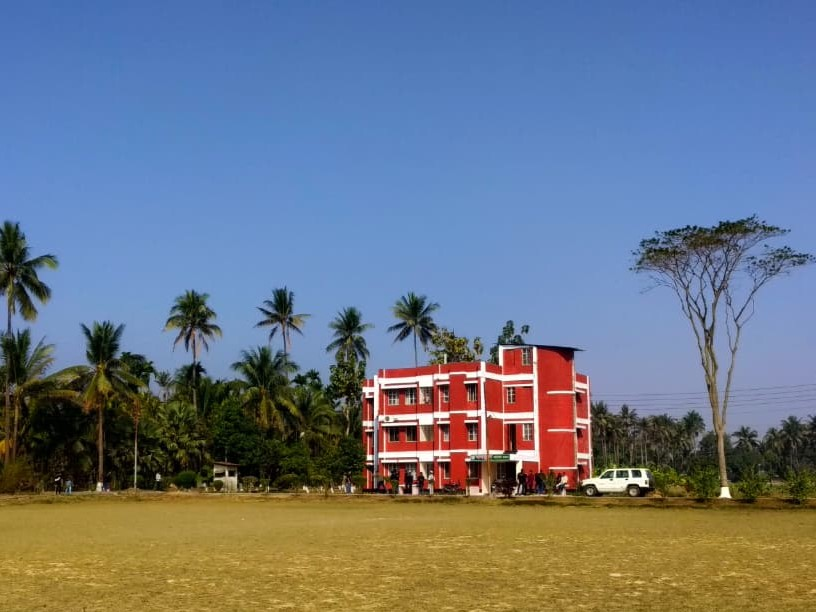
#> input picture 2025-01-06.jpeg, 816 x 612 px, given in place of 1664250962729.jpg, which was not available
$ jupyter execute --allow-errors K_mean_256_Practice.ipynb   (shell and % lines are left out)   (text cells are left out)
#> lines starting #> are read from the running program, lines starting #| are printed output that depends on the picture; pictures that were not available may be replaced by others from this repository, and a replacement may not be noted
[cell 1]
import numpy as np
import pandas as pd

import matplotlib.pyplot as plt
import matplotlib.image as image
plt.style.use("ggplot")

from skimage import io
from skimage.io import imread, imshow
from sklearn.cluster import KMeans
from sklearn.cluster import MiniBatchKMeans
from sklearn.datasets import load_sample_image
import seaborn as sns; sns.set()

import os
for dirname, _, filenames in os.walk('/kaggle/input'):
    for filename in filenames:
        print(os.path.join(dirname, filename))

[cell 2]
her = imread('/content/drive/MyDrive/ai/1664250962729.jpg')
#> her is the input picture: shape (612, 816, 3); mean R, G, B 107.4, 118.4, 133.4
ax = plt.axes(xticks=[], yticks=[])
ax.imshow(her);
print(her.shape)
#| (612, 816, 3)
print(her.size)
#| 1498176

[cell 3]
mine = her / 255.0 # use 0...1 scale
#> (the rest of this cell did not finish here and is left out)

[cell 4]
def plot_pixels(mine, title, colors=None, N=10000):
#> called with N = 10000
    if colors is None:
        colors = mine

    # choose a random subset
    rng = np.random.RandomState(0)
    i = rng.permutation(mine.shape[0])[:N]
    colors = colors[i]
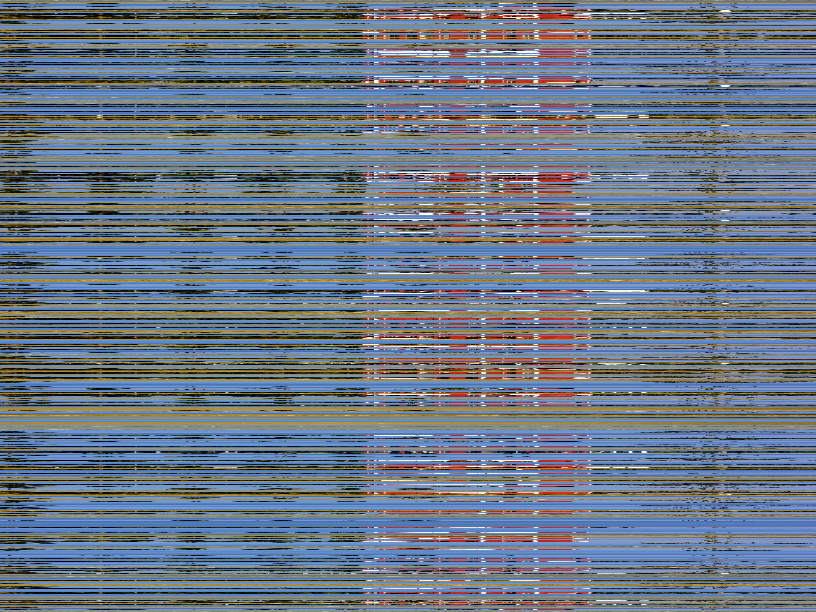
#> colors: shape (612, 816, 3) float64; mean R, G, B 0.421, 0.464, 0.523
    R, G, B = mine[i].T
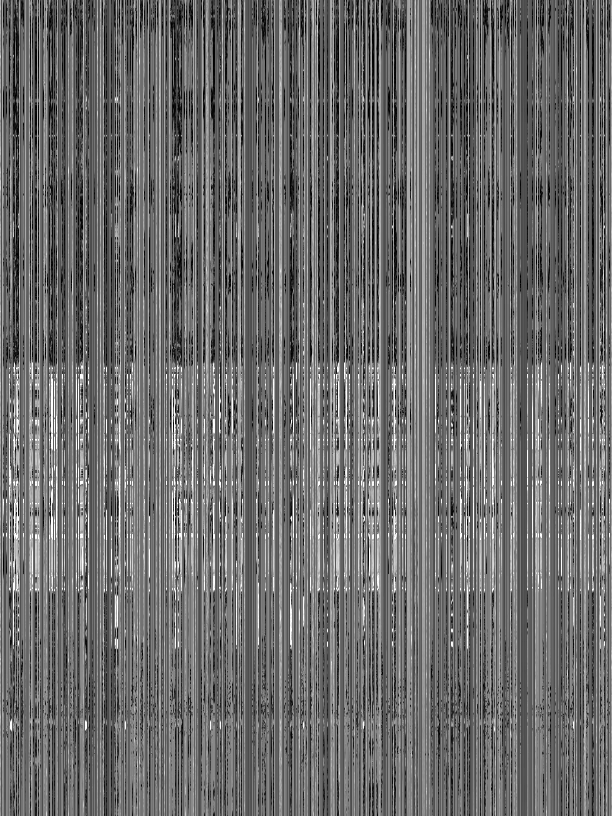
#> R: shape (816, 612) float64; min 0, max 1, mean 0.421
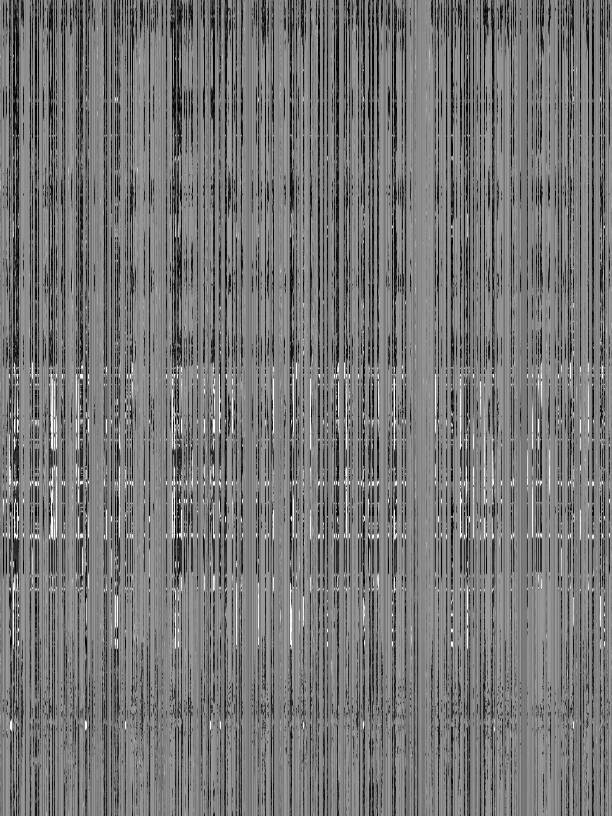
#> G: shape (816, 612) float64; min 0, max 1, mean 0.464
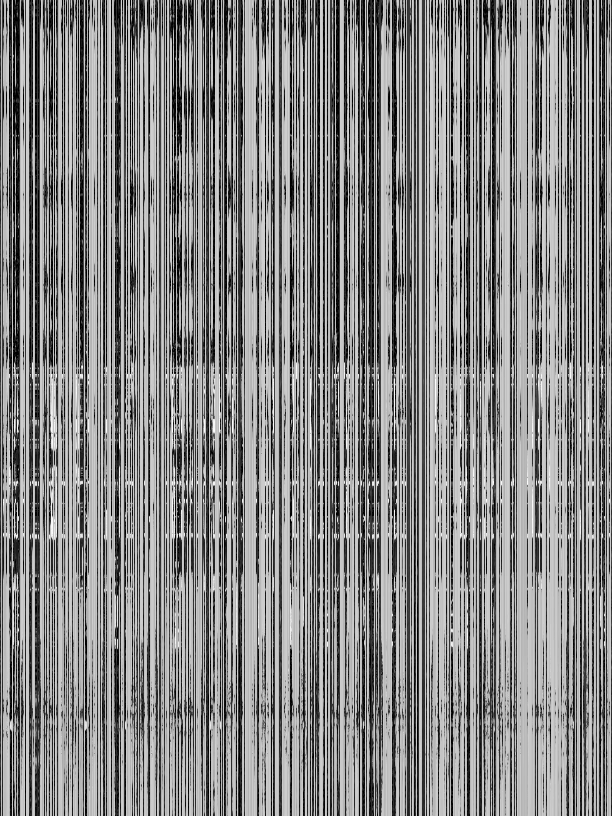
#> B: shape (816, 612) float64; min 0, max 1, mean 0.523

    fig, ax = plt.subplots(1, 2, figsize=(16, 6))
    ax[0].scatter(R, G, color=colors, marker='.')
    ax[0].set(xlabel='Red', ylabel='Green', xlim=(0, 1), ylim=(0, 1))

    ax[1].scatter(R, B, color=colors, marker='.')
    ax[1].set(xlabel='Red', ylabel='Blue', xlim=(0, 1), ylim=(0, 1))

    fig.suptitle(title, size=20);

$ run again, on images/0-0-2022.jpg
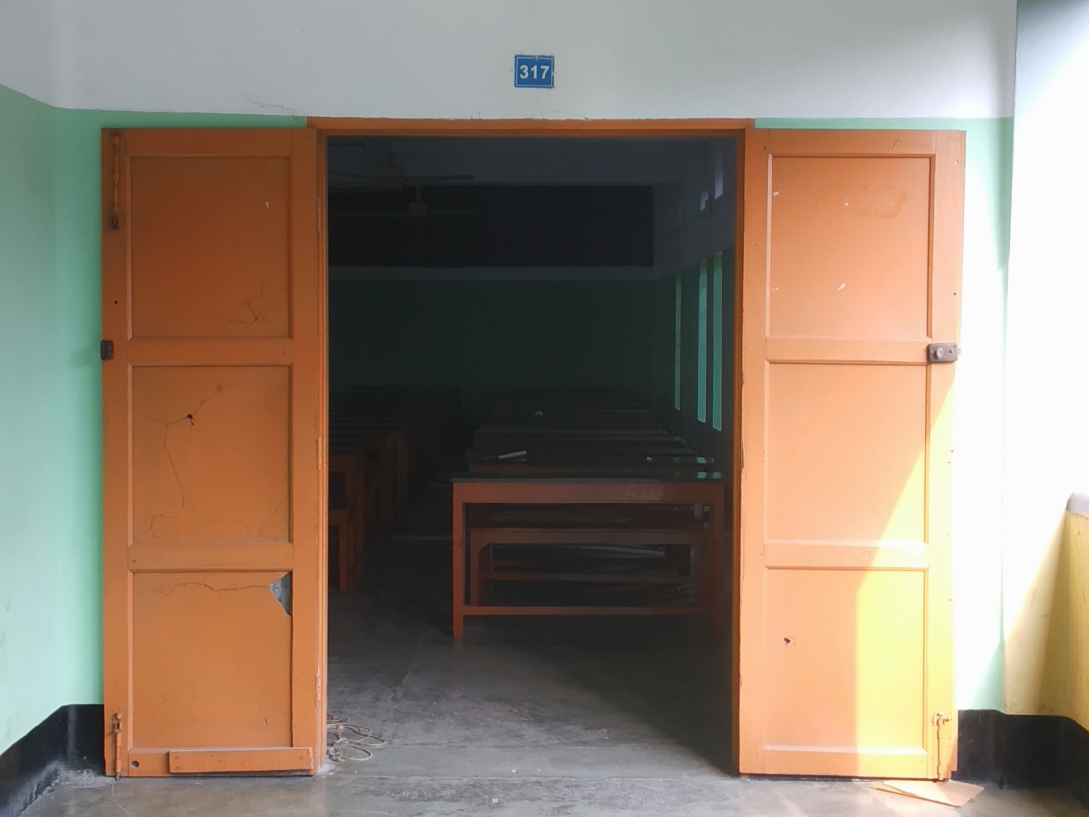
#> input picture images/0-0-2022.jpg, 2178 x 1634 px, given in place of 1664250962729.jpg, which was not available (shown at 1/2 size)
#> her is the input picture: shape (1634, 2178, 3); mean R, G, B 142.8, 127.1, 111.9
#| (1634, 2178, 3)
#| 10676556
#> in plot_pixels, `R, G, B = mine[i].T`:
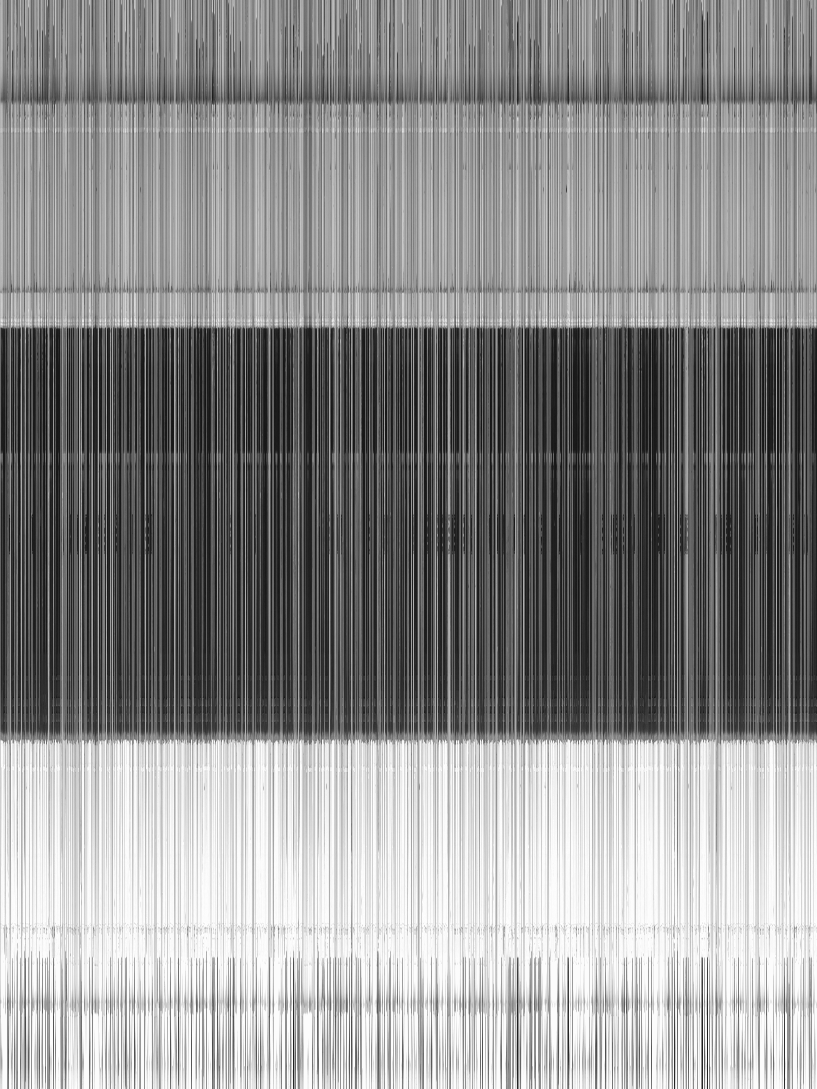
#> R: shape (2178, 1634) float64 (shown at 1/2 size); min 0.0392, max 1, mean 0.56
#> in plot_pixels, `R, G, B = mine[i].T`:
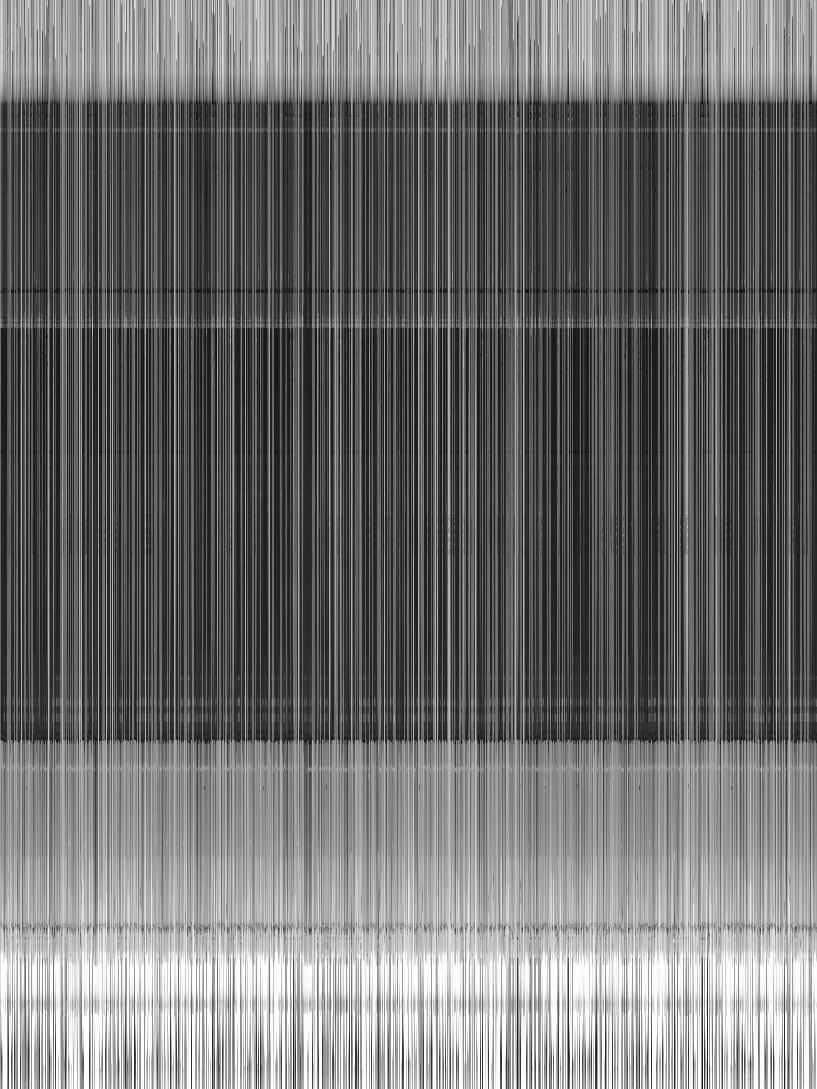
#> B: shape (2178, 1634) float64 (shown at 1/2 size); min 0, max 1, mean 0.439

$ run again, on images/0-086-2022.jpg
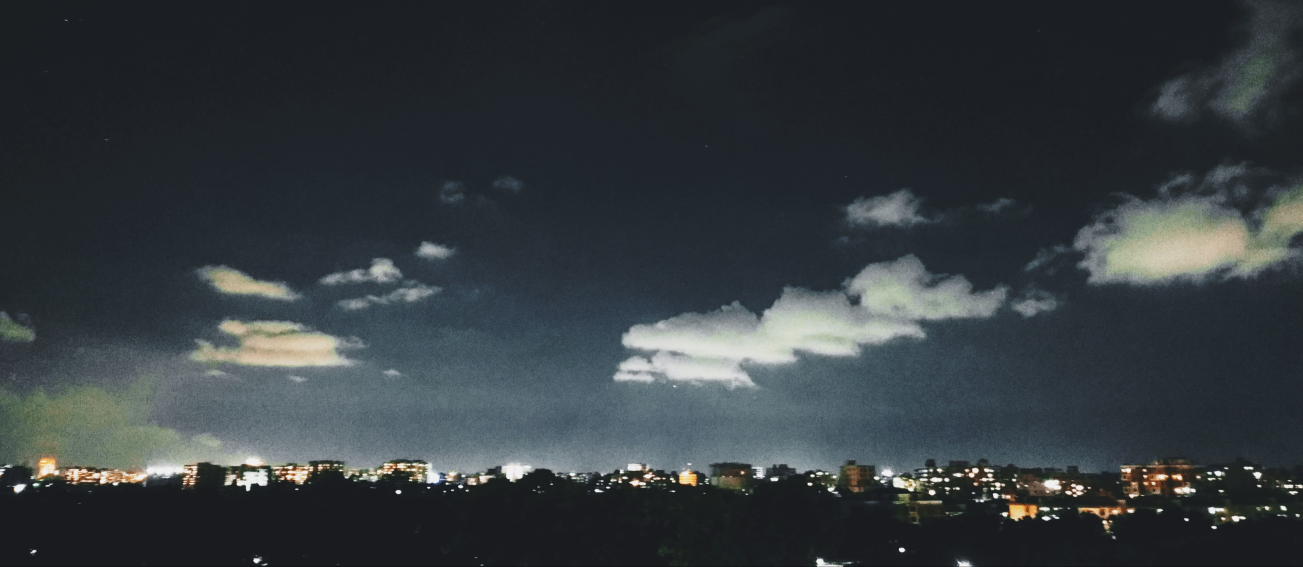
#> input picture images/0-086-2022.jpg, 3909 x 1700 px, given in place of 1664250962729.jpg, which was not available (shown at 1/3 size)
#> her is the input picture: shape (1700, 3909, 3); mean R, G, B 53.3, 59.9, 63.6
#| (1700, 3909, 3)
#| 19935900
#> in plot_pixels, `colors = colors[i]`:
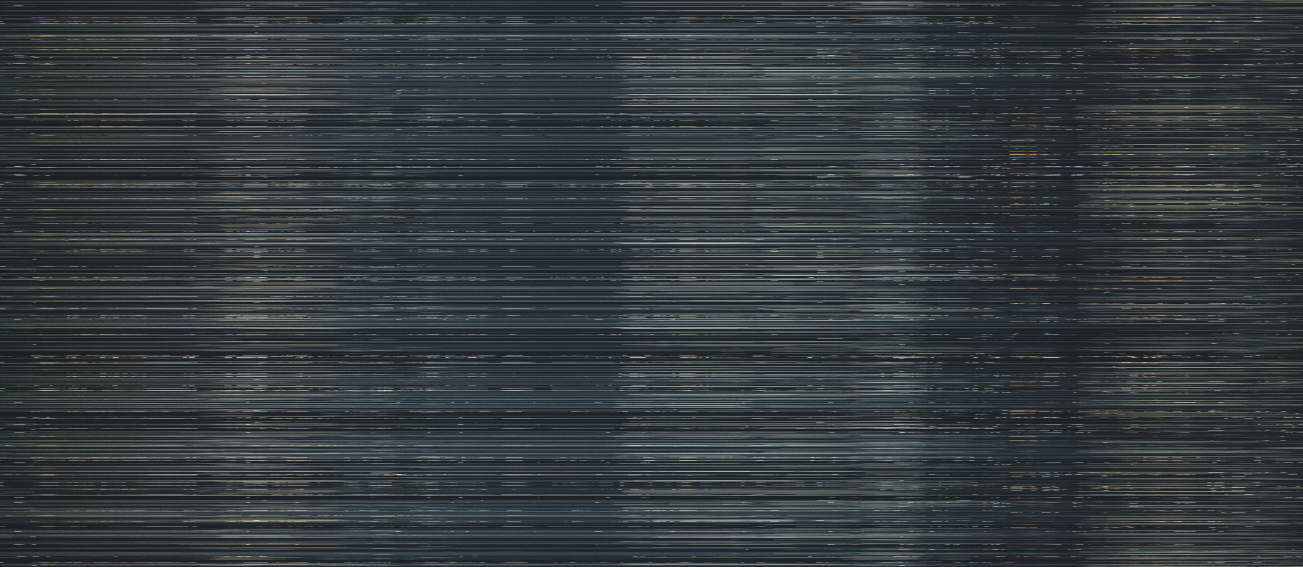
#> colors: shape (1700, 3909, 3) float64 (shown at 1/3 size); mean R, G, B 0.209, 0.235, 0.249
#> in plot_pixels, `R, G, B = mine[i].T`:
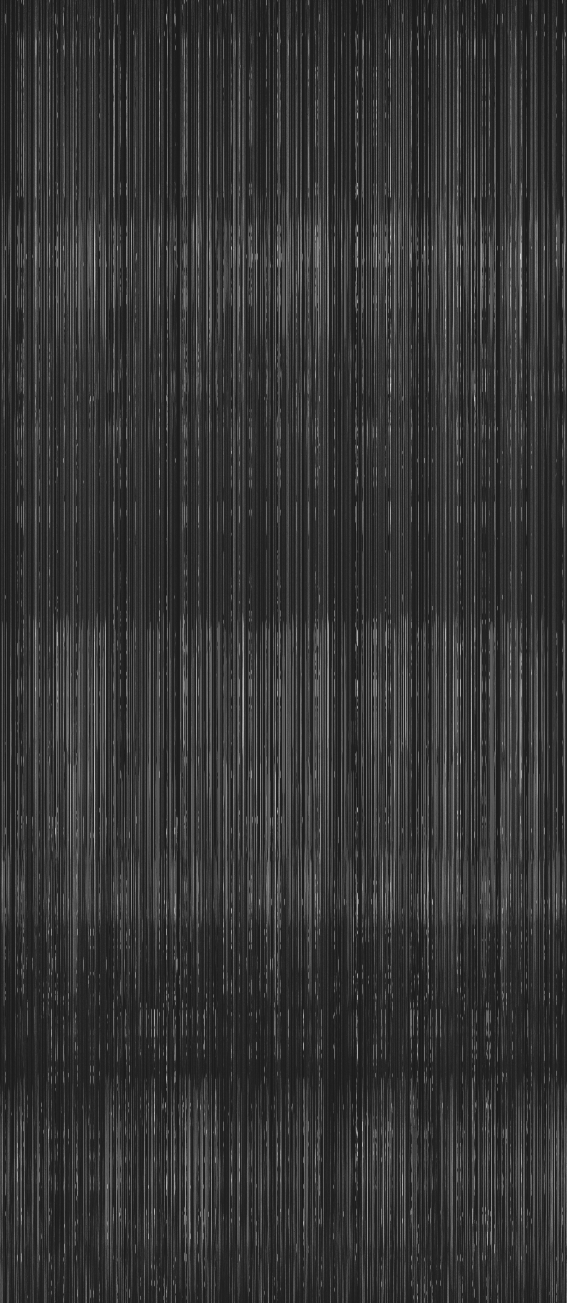
#> R: shape (3909, 1700) float64 (shown at 1/3 size); min 0.0353, max 1, mean 0.209
